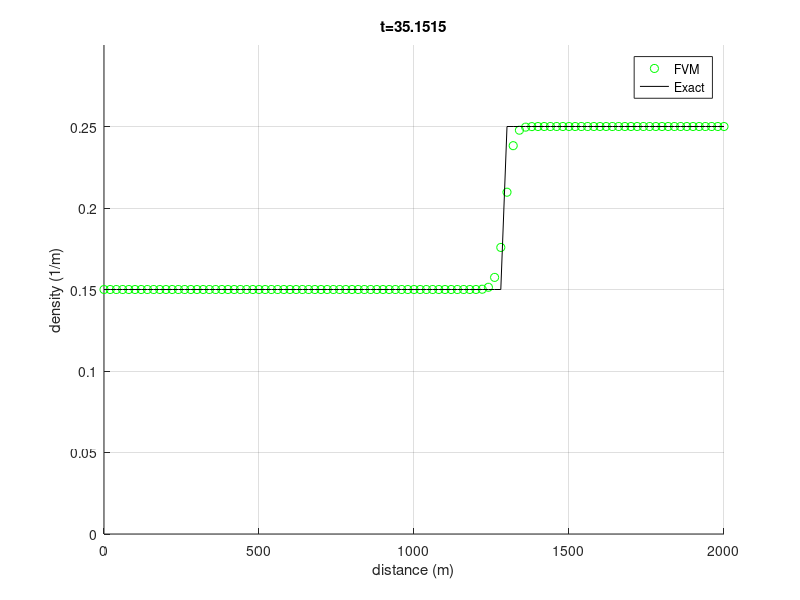

Here is the MATLAB script that generated this plot:
% Script: convect1d.m
clear all;

%set constants
v_max = 33;     % m/s
p_max = 0.25;   % 1/m
p_L = 0.15;     % Left boundary density
p_R = 0.25;     % Right boundary density

% Set-up grid
xL = 0;
xR = 2000;
Nx = 100;       % number of cells
x = linspace(xL,xR,Nx+1);

% Calculate midpoint of each cell. 
xmid = zeros(1,Nx);
for i = 1:1:Nx
    xmid(i) = (.5)*(x(i) + x(i+1));
end % for i = 1:1:Nx

% Calculate cell size. We assume that each cell is the same size
dx = x(2) - x(1);

% Set shock velocity
a = ((1-p_L/p_max)*v_max*p_L - (1-p_R/p_max)*v_max*p_R)/(p_L-p_R);

% Set final time
tfinal = 35;

% Set timestep
CFL = 0.5;
dt = CFL*dx/v_max;
t=0;

% Set initial condition to p0 = 0.15 (1/m)
P = zeros(1,numel(xmid));       % Density in each cell
for i = 1:1:numel(xmid)
    P(i) = .15;
end % for i = 1:1:numel(xmid)

% Initialize exact solution array
P_Exact=zeros(size(P));         % Exact density in each cell (at midpoints)

% Loop until t > tfinal
while (t < tfinal)
    Pbc = [p_L, P, p_R]; % This enforces the bc
    
    % Calculate the flux at each interface
    %Pbc_avg = 0.5*(Pbc(1:Nx+1)+Pbc(2:Nx+2));
    n_Pbc = numel(Pbc);             % Get number of elements.
    
    Flux_L_Bound = zeros(1,n_Pbc);
    for i=2:Nx+1
        s1 = (1-2*Pbc(i)/p_max)*v_max;
        s2 = (1-2*Pbc(i+1)/p_max)*v_max;
        if s1>=s2
            s_max=s1;
        else
            s_max=s2;
        end
        
        Flux_L_Bound(i) = 0.5*(Pbc(i)*(1-Pbc(i)/p_max)*v_max+Pbc(i+1)*(1-Pbc(i+1)/p_max)*v_max)+ (s_max/2)*(Pbc(i)-Pbc(i+1));
        % Cars flow from left to right. The flux through a given boundary
        % depends on the value of the density in the cell to the right of
        % that boundary. Thus, when we calculate the flux term, Pv, for a
        % given cell, we are really finding the flux of cars into that cell
        % from the left. Therefore, the value of our flux vector for the
        % ith cell is the flux flowing into that cell from the left
        % boundary. 
    end
    
    % Find net flux in each cell
    Net_Flux = zeros(1,Nx+2);
    for i = 2:1:(Nx+1)
        Net_Flux(i) = Flux_L_Bound(i) - Flux_L_Bound(i+1);
        % Cars flow from left to right. The flux of cars through a given
        % boundary depends on the value of the density in the cell infront
        % of us. Cars leaves through the left and enter through the right.
        % The flux flowing out is simply the flux flound through the left
        % bounday of the i+1th cell, while the flux flowing in is the flux
        % through the left boundary of the ith cell. 
    end % for i = 1:1:(n_Pbc-1)
    
    % Update P for all interior elements of Pbc
    for i = 2:1:(Nx+1)
        P(i-1) = P(i-1) + Net_Flux(i)*(dt/dx);
    end % for i = 2:1:(Nx+2)

    %calculate exact solution at this time step
        for i=1:length(P_Exact)
            if ((dx*(i-1/2))-2000)/t < a
                P_Exact(i) = p_L;
            else
                P_Exact(i) = p_R;
            end
        end

    % Increment time
    t = t + dt;

    % Plot current solution
    figure(1);
    clf;    
    hold on;
    grid on;

    plot(x,[P, P(Nx)],'go');
    plot(x,[P_Exact, P_Exact(Nx)],'k-');
        axis([xL, xR, 0, 0.3]);
        legend('FVM','Exact');
        title(['t=',num2str(t)]);
        ylabel('density (1/m)');
        xlabel('distance (m)');
    drawnow;
    hold off;
end % while(t < tfinal)